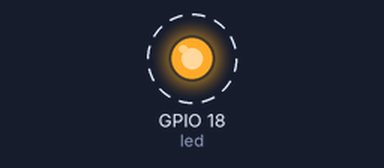
Bench run of a program on a simulated Raspberry Pi (BCM pin numbers). On the bench: output pins drawn as LEDs (lit = HIGH). Dashed ring = blinking. What the program prints to the terminal is not drawn.

Above: at 0.5 s.
Timing chart, 0 to 4.6 s (numbered marks = the images above):
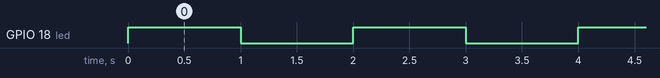

The program:

blink12.py
```python
#!/usr/bin/env python3
from gpiozero import LED
from time import sleep

LED_PIN = 18  # BCM

led = LED(LED_PIN)

try:
    print("Blink sur GPIO12 (Ctrl+C pour arrêter)")
    while True:
        led.on()
        print("LED ON")
        sleep(1)
        led.off()
        print("LED OFF")
        sleep(1)
except KeyboardInterrupt:
    print("Arrêt")
```

Measured:
- by itself, GPIO 18 (led): alternates HIGH for 1.0 s and LOW for 1.0 s
